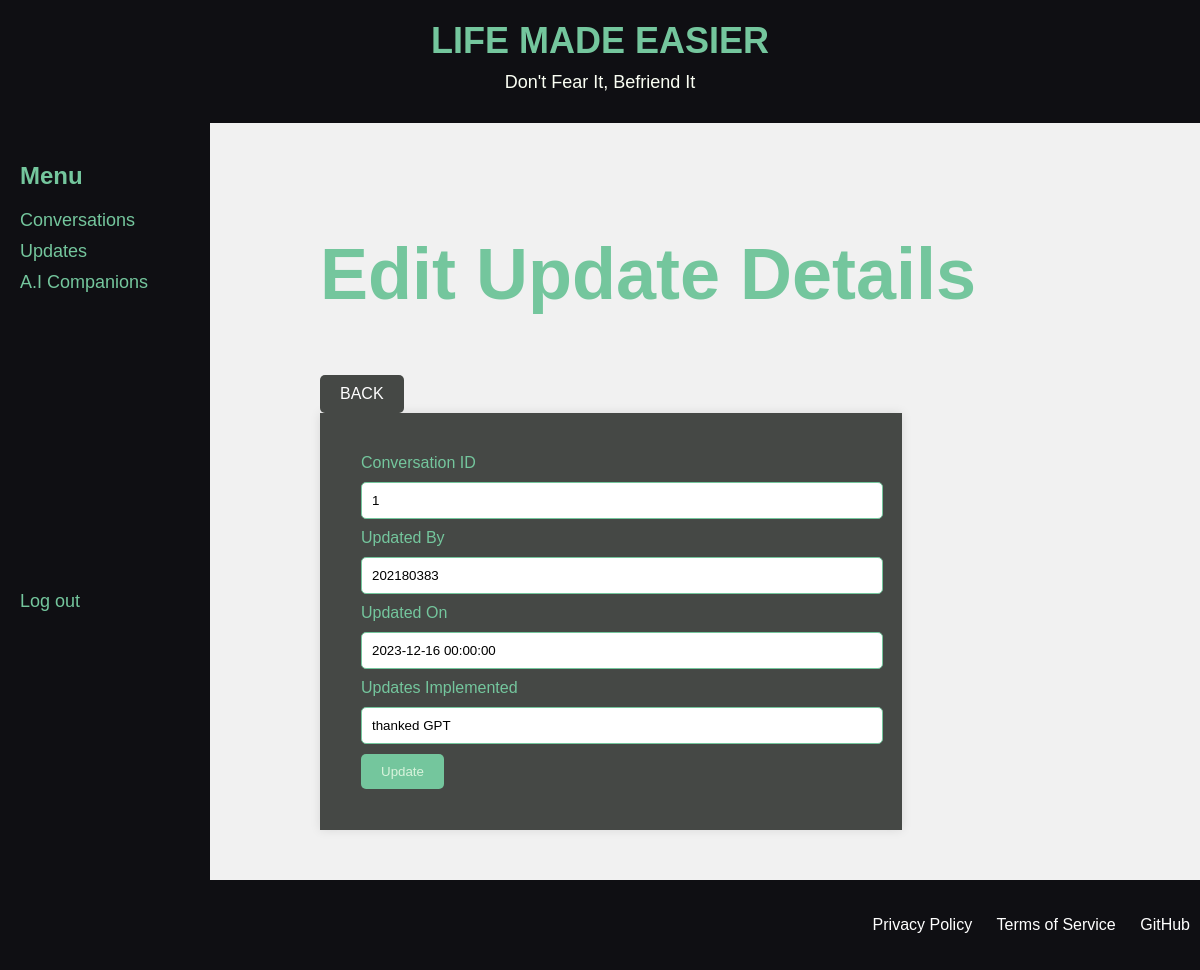
Screenshot of /updates_edit.php?id=1 with the database file from the repository.
### tables this page shows
CREATE TABLE `conversations_updates` (
  `id` int NOT NULL AUTO_INCREMENT,
  `conversation_id` int NOT NULL,
  `updated_by` int NOT NULL,
  `updated_on` datetime NOT NULL,
  `updates_implemented` longtext NOT NULL,
  PRIMARY KEY (`id`),
  KEY `'fk_convo_id'_idx` (`conversation_id`),
  KEY `'fk_updated_by'_idx` (`updated_by`),
  CONSTRAINT `'fk_convo_id'` FOREIGN KEY (`conversation_id`) REFERENCES `ai_conversations` (`id`),
  CONSTRAINT `'fk_updated_by'` FOREIGN KEY (`updated_by`) REFERENCES `employees` (`idemployees`)
);

### updates.php (called while the page is built, shortened)
<?php
class Updates {
    private $db;
    public function __construct($db) {
        $this->db = $db;
    }
    public function read($id) {
        try {
            $connection = $this->db->getConnection();
            $sql = "SELECT * FROM mydb.conversations_updates WHERE id = :id";
            $stmt = $connection->prepare($sql);
            $stmt->bindValue(':id', $id);
            $stmt->execute();
            $updateData = $stmt->fetch(PDO::FETCH_ASSOC);
            return $updateData;
        } catch (PDOException $e) {
            echo "Error: " . $e->getMessage();
            throw $e;
        }
    }
}
?>

### updates_edit.php (the view, shortened to what this page needs)
<?php
include_once("updates.php");
if (isset($_GET['id'])) {
    $id = $_GET['id'];
    $db = new Database();
    $updates = new Updates($db);
    $updates_Data = $updates->read($id);
}
?>
<!DOCTYPE html>
<html>
<head>
    <link rel="stylesheet" type="text/css" href="styles.css">
</head>
<body>
    <?php include('navbar.php'); ?>
    <div class="content">
    <h2>Edit Update Details</h2>
    <a class="button-link" href="updates.view.php">BACK</a>
    <form action="" method="post">
        <label for="conversation_id">Conversation ID</label>
        <input type="text" name="conversation_id" id="conversation_id" value="<?php echo $updates_Data['conversation_id']; ?>">
        <label for="updated_by">Updated By</label>
        <input type="text" name="updated_by" id="updated_by" value="<?php echo $updates_Data['updated_by']; ?>">
        <label for="updated_on">Updated On</label>
        <input type="text" name="updated_on" id="updated_on" value="<?php echo $updates_Data['updated_on']; ?>">
        <label for="updates_implemented">Updates Implemented</label>
        <input type="text" name="updates_implemented" id="updates_implemented" value="<?php echo $updates_Data['updates_implemented']; ?>">
        <input type="submit" value="Update">
    </form>
    </div>
</body>
</html>

### styles.css (style rules this page uses)
.content { margin-left: 270px; padding: 50px; }
body { font-family: Arial, sans-serif; background-color: #f1f1f1; background-size: cover; background-position: center; background-repeat: no-repeat; color: #333; margin: 0; padding: 0; }
h1 { color: #74C69D; }
h2 { font-size: 72px; color: #74C69D; }
form { background-color: #454845; border: 1px solid #454845; padding: 40px; box-shadow: 0 0 10px rgba(0, 0, 0, 0.1); width: 500px; }
label { display: block; margin-bottom: 10px; color: #74C69D; }
input[type="text"], input[type="date"], select { width: 100%; padding: 10px; margin-bottom: 10px; border: 1px solid #74C69D; border-radius: 5px; }
input[type="submit"] { background-color: #74C69D; color: #D8F3DC; padding: 10px 20px; border: none; border-radius: 5px; cursor: pointer; }
header { background-color: #0f0f13; color: #fbfff4; padding: 20px 0; text-align: center; }
.header-content { display: flex; flex-direction: column; justify-content: center; align-items: center; }
.header-content h1 { font-size: 36px; margin: 0; }
.header-content p { font-size: 18px; margin: 10px 0; }
.button-link { display: inline-block; padding: 10px 20px; background-color: #454845; color: #fff; text-decoration: none; border: none; border-radius: 5px; cursor: pointer; transition: background-color 0.3s; }
footer { background-color: #0f0f13; color: #fff; padding: 20px 0; text-align: center; }
.footer-content { display: flex; justify-content: space-between; align-items: center; }
.footer-links { list-style: none; padding: 0; }
.footer-links li { display: inline; margin: 0 10px; }
.footer-links a { text-decoration: none; color: #fff; }

### rows the page displays
conversations_updates: conversation_id "1", updated_by "202180383", updated_on "2023-12-16 00:00:00", updates_implemented "thanked GPT"
